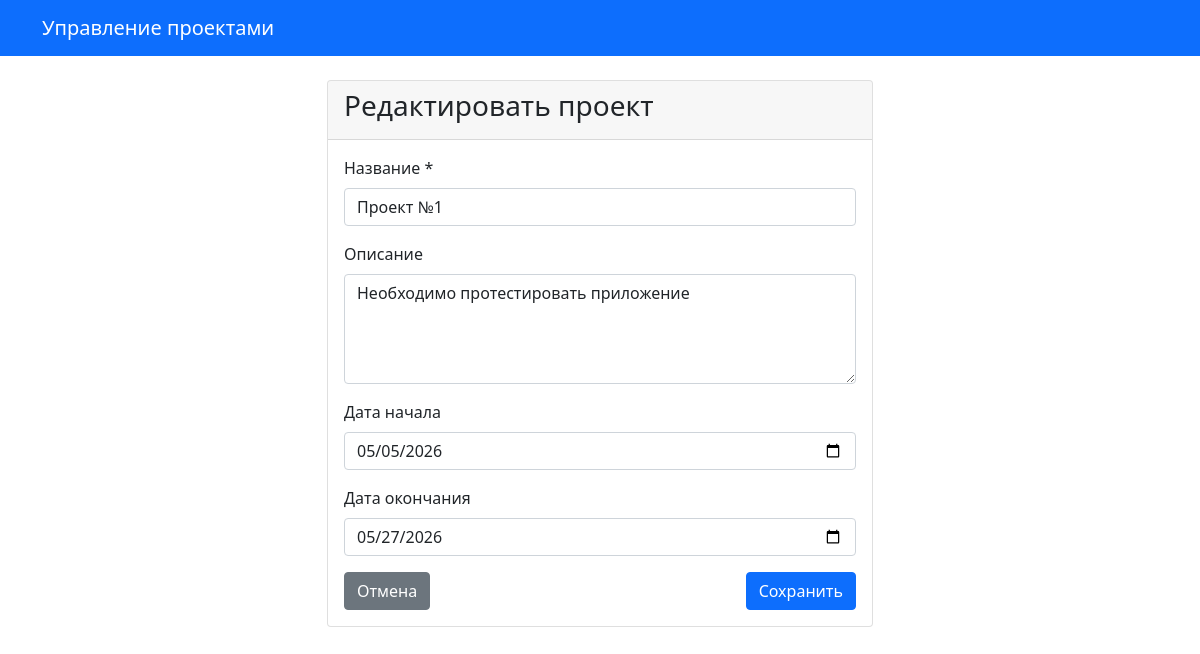
/project/1/edit, run on the app's committed database.
### models/project.py (models this page shows, shortened)
class Project(db.Model):
    __tablename__ = 'projects'
    id = db.Column(db.Integer, primary_key=True)
    name = db.Column(db.String(200), nullable=False)
    description = db.Column(db.Text, nullable=True)
    start_date = db.Column(db.Date, nullable=False)
    end_date = db.Column(db.Date, nullable=True)
    tasks = db.relationship('Task', backref='project', lazy=True, cascade='all, delete-orphan')

### routes/project_routes.py (the view, shortened to what this page needs)
@project_bp.route('/<int:project_id>/edit', methods=['GET', 'POST'])
def edit_project(project_id):
    project = Project.query.get_or_404(project_id)
    return render_template('project_form.html', project=project)

### templates/project_form.html
{% extends "base.html" %}
{% block content %}
<div class="row justify-content-center">
    <div class="col-md-6">
        <div class="card">
            <div class="card-header">
                <h3>{{ 'Редактировать проект' if project else 'Новый проект' }}</h3>
            </div>
            <div class="card-body">
                <form method="POST">
                    <div class="mb-3">
                        <label for="name" class="form-label">Название *</label>
                        <input type="text" class="form-control" id="name" name="name" value="{{ project.name if project else '' }}" required>
                    </div>
                    <div class="mb-3">
                        <label for="description" class="form-label">Описание</label>
                        <textarea class="form-control" id="description" name="description" rows="4">{{ project.description if project else '' }}</textarea>
                    </div>
                    <div class="mb-3">
                        <label for="start_date" class="form-label">Дата начала</label>
                        <input type="date" class="form-control" id="start_date" name="start_date" value="{{ project.start_date.strftime('%Y-%m-%m') if project else '' }}"required>
                    </div>
                    <div class="mb-3">
                        <label for="end_date" class="form-label">Дата окончания</label>
                        <input type="date" class="form-control" id="end_date" name="end_date" value="{{ project.end_date.strftime('%Y-%m-%d') if project and project.end_date else '' }}">
                    </div>
                    <div class="d-flex justify-content-between">
                        <a href="{{ url_for('project.index') }}" class="btn btn-secondary">Отмена</a>
                        <button type="submit" class="btn btn-primary">Сохранить</button>
                    </div>
                </form>
            </div>
        </div>
    </div>
</div>
{% endblock %}

### data on the page
Project: name "Проект №1", description "Необходимо протестировать приложение", start_date "05/05/2026", end_date "05/27/2026"

### other printed values
{{ 'Редактировать проект' if project else 'Новый проект' }} "Редактировать проект"
